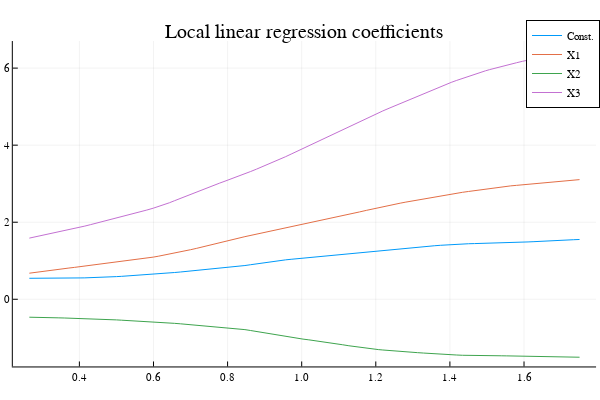

Source (notebook cell):
### Code cell
# Plot coefficients as a function of the running variable
plot(_pred, coef_LLR,
title = "Local linear regression coefficients",
label = ["Const." "X1" "X2" "X3"])
